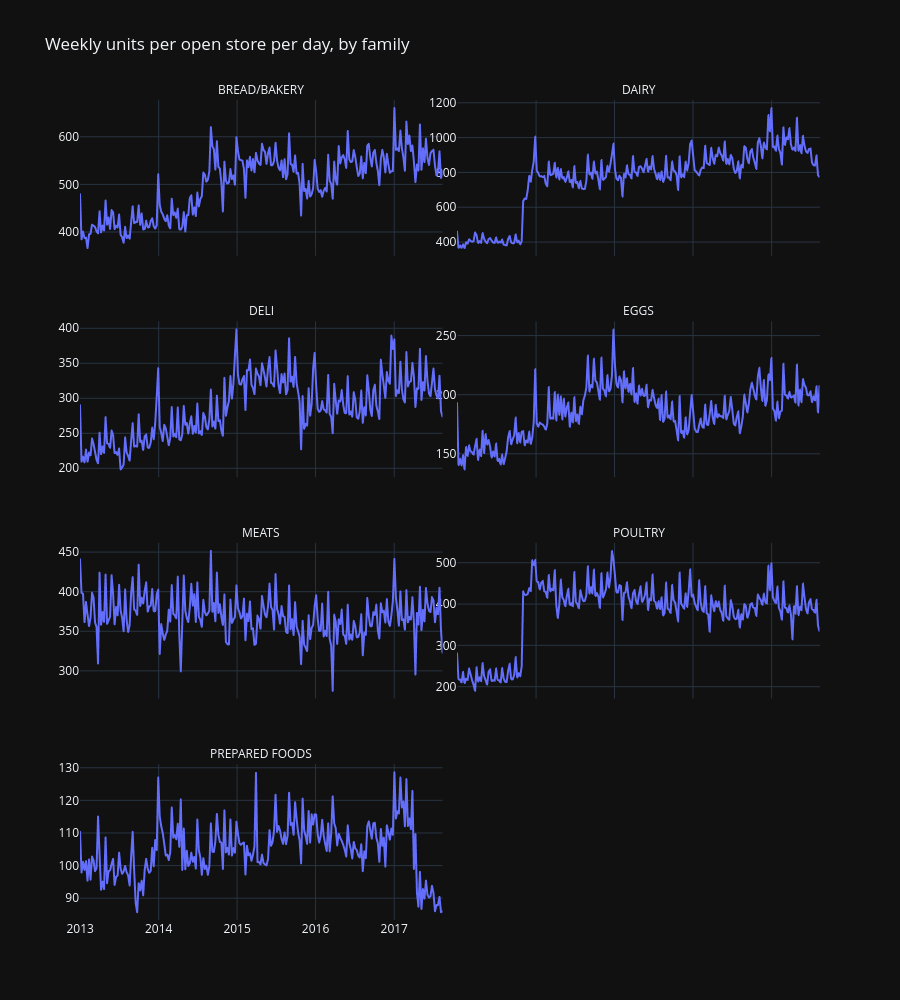

The code cell stored with this chart in its notebook:
### Markdown cell above
### How to read it
Each row is a family. Sorted by `weekly_variation`, steadiest first.
- `units_per_store_day`: average units one open store sells per day (a size measure).
- `weekly_variation`: how much the weekly level moves around its own average from 2016 on (0.066 = about 7%). Lower is steadier.
- `daily_noise`: the same idea for single days, after removing the weekday pattern. Lower is steadier.
- `weekday_swing`: the gap between the best and worst weekday, as a share of the average day (0.54 = 54 points).
- `growth_2014_to_2016`: how much the 2016 average is above the 2014 average (0.114 = +11.4%).

| Family | Per store-day | Weekly variation | Daily noise | Growth |
|---|---|---|---|---|
| BREAD/BAKERY | 501 | 0.066 | 0.097 | +11.4% |
| MEATS | 370 | 0.068 | 0.106 | -3.8% |
| EGGS | 185 | 0.074 | 0.124 | -3.2% |
| POULTRY | 379 | 0.079 | 0.126 | -8.9% |
| DAIRY | 763 | 0.088 | 0.125 | +12.8% |
| DELI | 287 | 0.094 | 0.138 | +10.2% |
| PREPARED FOODS | 105 | 0.095 | 0.121 | +1.9% |

### What it means
BREAD/BAKERY is the steadiest on both the weekly and the daily measure, with MEATS a close second. The other families are noisier. All seven are large enough to forecast, and DAIRY is the biggest. The weekday swing is about 52 to 58 points for six families, so a strong weekly rhythm is the rule, and PREPARED FOODS (34) is the exception.

**A warning about this table.** It only looks at 2016 onward, so it cannot see anything that happened earlier. The charts in 3c show why that matters: some families changed level before 2016, and a table of averages hides that.

### What's next and why
We look at the whole history as charts (3c), because a shape like a sudden jump is invisible in a table.

### Code cell
# 3c. Look at the weekly history of each family (units per open store per day).
import plotly.express as px

plot_data = weekly.assign(per_store_day=lambda d: d["per_store_day"].round(1))
fig = px.line(plot_data, x="week", y="per_store_day", facet_col="family", facet_col_wrap=2,
              facet_row_spacing=0.08, height=1000, title="Weekly units per open store per day, by family")
fig.update_yaxes(matches=None, showticklabels=True, title_text="")
fig.update_xaxes(title_text="")
fig.for_each_annotation(lambda a: a.update(text=a.text.split("=")[-1]))
fig.update_traces(showlegend=False)
fig.show()

### Figure 1 — Plotly figure (JSON) as saved in the notebook; plotly's stock layout.template omitted (floating-point values rounded to 4 significant figures; data arrays with more than 128 entries replaced by an {"elided": "..."} marker saying what was removed)
{"data": [{"hovertemplate": "family=BREAD/BAKERY<br>week=%{x}<br>per_store_day=%{y}<extra></extra>", "legendgroup": "", "line": {"color": "#636efa", "dash": "solid"}, "marker": {"symbol": "circle"}, "mode": "lines", "name": "", "showlegend": false, "x": {"elided": "242 str values"}, "xaxis": "x7", "y": {"elided": "242 float values"}, "yaxis": "y7", "type": "scattergl"}, {"hovertemplate": "family=DAIRY<br>week=%{x}<br>per_store_day=%{y}<extra></extra>", "legendgroup": "", "line": {"color": "#636efa", "dash": "solid"}, "marker": {"symbol": "circle"}, "mode": "lines", "name": "", "showlegend": false, "x": {"elided": "242 str values"}, "xaxis": "x8", "y": {"elided": "242 float values"}, "yaxis": "y8", "type": "scattergl"}, {"hovertemplate": "family=DELI<br>week=%{x}<br>per_store_day=%{y}<extra></extra>", "legendgroup": "", "line": {"color": "#636efa", "dash": "solid"}, "marker": {"symbol": "circle"}, "mode": "lines", "name": "", "showlegend": false, "x": {"elided": "242 str values"}, "xaxis": "x5", "y": {"elided": "242 float values"}, "yaxis": "y5", "type": "scattergl"}, {"hovertemplate": "family=EGGS<br>week=%{x}<br>per_store_day=%{y}<extra></extra>", "legendgroup": "", "line": {"color": "#636efa", "dash": "solid"}, "marker": {"symbol": "circle"}, "mode": "lines", "name": "", "showlegend": false, "x": {"elided": "242 str values"}, "xaxis": "x6", "y": {"elided": "242 float values"}, "yaxis": "y6", "type": "scattergl"}, {"hovertemplate": "family=MEATS<br>week=%{x}<br>per_store_day=%{y}<extra></extra>", "legendgroup": "", "line": {"color": "#636efa", "dash": "solid"}, "marker": {"symbol": "circle"}, "mode": "lines", "name": "", "showlegend": false, "x": {"elided": "242 str values"}, "xaxis": "x3", "y": {"elided": "242 float values"}, "yaxis": "y3", "type": "scattergl"}, {"hovertemplate": "family=POULTRY<br>week=%{x}<br>per_store_day=%{y}<extra></extra>", "legendgroup": "", "line": {"color": "#636efa", "dash": "solid"}, "marker": {"symbol": "circle"}, "mode": "lines", "name": "", "showlegend": false, "x": {"elided": "242 str values"}, "xaxis": "x4", "y": {"elided": "242 float values"}, "yaxis": "y4", "type": "scattergl"}, {"hovertemplate": "family=PREPARED FOODS<br>week=%{x}<br>per_store_day=%{y}<extra></extra>", "legendgroup": "", "line": {"color": "#636efa", "dash": "solid"}, "marker": {"symbol": "circle"}, "mode": "lines", "name": "", "showlegend": false, "x": {"elided": "242 str values"}, "xaxis": "x", "y": {"elided": "242 float values"}, "yaxis": "y", "type": "scattergl"}], "layout": {"xaxis": {"anchor": "y", "domain": [0.0, 0.49], "title": {"text": ""}}, "yaxis": {"anchor": "x", "domain": [0.0, 0.19], "title": {"text": ""}, "showticklabels": true}, "xaxis2": {"anchor": "y2", "domain": [0.51, 1.0], "matches": "x", "title": {"text": ""}}, "yaxis2": {"anchor": "x2", "domain": [0.0, 0.19], "showticklabels": true, "title": {"text": ""}}, "xaxis3": {"anchor": "y3", "domain": [0.0, 0.49], "matches": "x", "showticklabels": false, "title": {"text": ""}}, "yaxis3": {"anchor": "x3", "domain": [0.27, 0.46], "title": {"text": ""}, "showticklabels": true}, "xaxis4": {"anchor": "y4", "domain": [0.51, 1.0], "matches": "x", "showticklabels": false, "title": {"text": ""}}, "yaxis4": {"anchor": "x4", "domain": [0.27, 0.46], "showticklabels": true, "title": {"text": ""}}, "xaxis5": {"anchor": "y5", "domain": [0.0, 0.49], "matches": "x", "showticklabels": false, "title": {"text": ""}}, "yaxis5": {"anchor": "x5", "domain": [0.54, 0.73], "title": {"text": ""}, "showticklabels": true}, "xaxis6": {"anchor": "y6", "domain": [0.51, 1.0], "matches": "x", "showticklabels": false, "title": {"text": ""}}, "yaxis6": {"anchor": "x6", "domain": [0.54, 0.73], "showticklabels": true, "title": {"text": ""}}, "xaxis7": {"anchor": "y7", "domain": [0.0, 0.49], "matches": "x", "showticklabels": false, "title": {"text": ""}}, "yaxis7": {"anchor": "x7", "domain": [0.81, 1.0], "title": {"text": ""}, "showticklabels": true}, "xaxis8": {"anchor": "y8", "domain": [0.51, 1.0], "matches": "x", "showticklabels": false, "title": {"text": ""}}, "yaxis8": {"anchor": "x8", "domain": [0.81, 1.0], "showticklabels": true, "title": {"text": ""}}, "annotations": [{"font": {}, "showarrow": false, "text": "PREPARED FOODS", "x": 0.245, "xanchor": "center", "xref": "paper", "y": 0.19, "yanchor": "bottom", "yref": "paper"}, {"font": {}, "showarrow": false, "text": "MEATS", "x": 0.245, "xanchor": "center", "xref": "paper", "y": 0.46, "yanchor": "bottom", "yref": "paper"}, {"font": {}, "showarrow": false, "text": "POULTRY", "x": 0.755, "xanchor": "center", "xref": "paper", "y": 0.46, "yanchor": "bottom", "yref": "paper"}, {"font": {}, "showarrow": false, "text": "DELI", "x": 0.245, "xanchor": "center", "xref": "paper", "y": 0.73, "yanchor": "bottom", "yref": "paper"}, {"font": {}, "showarrow": false, "text": "EGGS", "x": 0.755, "xanchor": "center", "xref": "paper", "y": 0.73, "yanchor": "bottom", "yref": "paper"}, {"font": {}, "showarrow": false, "text": "BREAD/BAKERY", "x": 0.245, "xanchor": "center", "xref": "paper", "y": 1.0, "yanchor": "bottom", "yref": "paper"}, {"font": {}, "showarrow": false, "text": "DAIRY", "x": 0.755, "xanchor": "center", "xref": "paper", "y": 1.0, "yanchor": "bottom", "yref": "paper"}], "legend": {"tracegroupgap": 0}, "title": {"text": "Weekly units per open store per day, by family"}, "height": 1000}}
